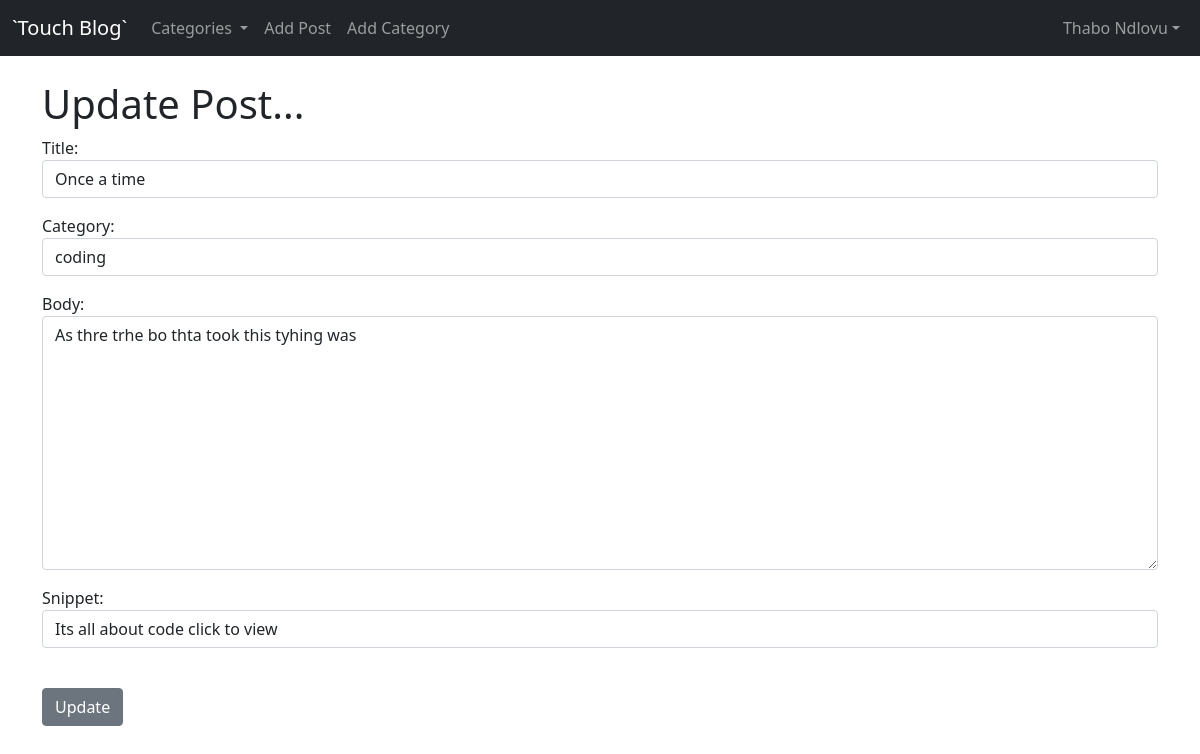
The app's page /blog/article/edit/18 (signed in) with its own data.
### blog/models.py (models this page shows, shortened)
class Post(models.Model):
    title = models.CharField(max_length=255)
    header_image = models.ImageField(blank=True, null=True, upload_to="images/")
    author = models.ForeignKey(User, on_delete=models.CASCADE)
    body = RichTextField(blank=True, null=True)
    post_date = models.DateField(auto_now_add=True)
    category = models.CharField(max_length=255, default='coding')
    snippet = models.CharField(max_length=255)
    likes = models.ManyToManyField(User, related_name="blog_posts")

### blog/views.py (the view)
# urls.py: path('article/edit/<int:pk>', EditPostView.as_view(), name='update_post'),
class EditPostView(UpdateView):
	model = Post
	form_class = EditForm			#fields are specified in the form
	template_name = 'update_post.html'
	def get_context_data(self, *args, **kwargs):
		cat_menu = Category.objects.all()
		context = super(EditPostView, self).get_context_data(*args, **kwargs)
		context["cat_menu"] = cat_menu
		return context

### blog/forms.py
class EditForm(forms.ModelForm):
	class Meta:
		model = Post
		fields = ('title', 'category', 'body', 'snippet')
		widgets = {
		    'title': forms.TextInput(attrs={'class': 'form-control'}),
		    'category': forms.Select(choices=choice_list, attrs={'class': 'form-control'}),
		    'body': forms.Textarea(attrs={'class': 'form-control'}),
		    'snippet': forms.TextInput(attrs={'class': 'form-control'}),
		}

### blog/models.py (called while the page is built)
	def __str__(self):
		return self.name

### blog/templates/update_post.html (shortened to what this page needs)
{% extends 'base.html' %}
{% block content %}
{% if user.is_authenticated %}
	{% if user.id == post.author.id %}
		<h1>Update Post...</h1>
		<div class="form-group">
			<form method="POST">
				{{ form.as_p }}
				<br>
				<button class="btn btn-secondary">Update</button>
			</form>
		</div>
	{% else %}
		<h3 style=" margin-top: 100px; text-align: center; color: red;"> Access Denied! </h3>
	{% endif %}
{% else %}
	<h3 style=" margin-top: 100px; text-align: center; color: red;"> Access Denied! </h3>
{% endif %}
{% endblock %}

### blog/templates/base.html (shortened to what this page needs)
<!doctype html>
<html lang="en">
  <head>
    <link href="https://cdn.jsdelivr.net/npm/bootstrap@5.0.0-beta1/dist/css/bootstrap.min.css" rel="stylesheet">
  </head>
  <body>
	<nav class="navbar navbar-expand-lg navbar-dark bg-dark">
  <div class="container-fluid">
    <a class="navbar-brand" href="{% url 'home' %}">`Touch Blog`</a>
    <div class="collapse navbar-collapse" id="navbarSupportedContent">
      <ul class="navbar-nav me-auto mb-2 mb-lg-0">
		  {% if cat_menu %}
		  <li class="nav-item dropdown">
          <a class="nav-link dropdown-toggle" href="#" id="navbarDropdown" role="button" data-bs-toggle="dropdown" aria-expanded="false">
            Categories
          </a>
          </li>
		  {% endif %}
		{% if user.is_authenticated %}
			<li class="nav-item">
				<a class="nav-link" href="{% url 'add_post' %}">Add Post</a>
			</li>
			<li class="nav-item">
				<a class="nav-link" href="{% url 'add_category' %}">Add Category</a>
			</li>
		{% endif %}
      </ul>
      {% if user.is_authenticated %}
		  <ul class="navbar-nav ml-auto">
			<li class="nav-item dropdown">
				<a class="nav-link dropdown-toggle" href="#" id="navbarDropdown" role="button" data-bs-toggle="dropdown" aria-expanded="false">{{user.first_name}} {{ user.last_name }}</a>
			</li>
		  </ul>
      {% endif %}
    </div>
  </div>
</nav>
	<br>
	<div class="container">
    {% block content %}
    {% endblock %}
    </div>
  </body>
</html>

### records on screen
Post: title "Once a time", category "coding", body "As thre trhe bo thta took this tyhing was", snippet "Its all about code click to view"

### other values on screen
{{ user.first_name }} "Thabo"
{{ user.last_name }} "Ndlovu"
